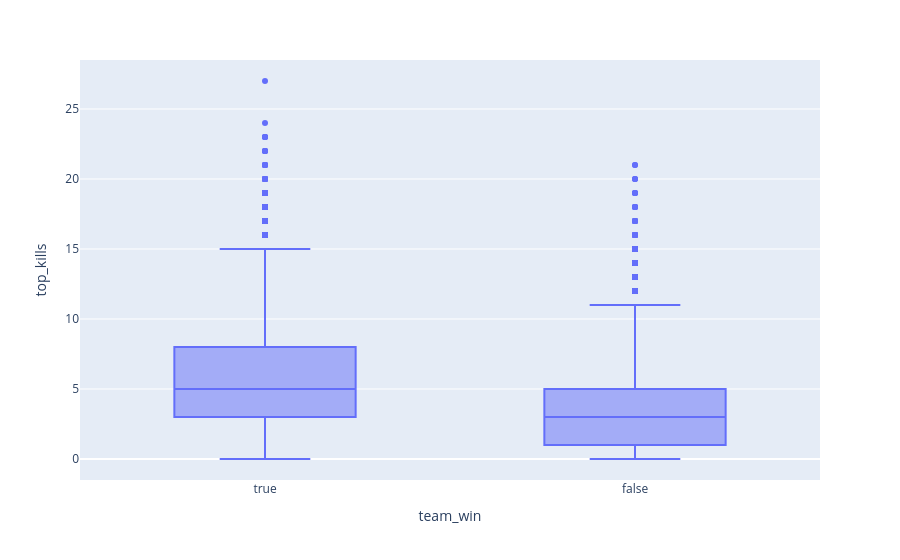

Source (notebook cell):
### Markdown cell above
<p>In general, this statistic is seen as a very big indicator of who wins a game, because whoever wins top lane can easily take objectives.

### Code cell
# this shows the distribution of the "top_kills" feature between win and loss matches
# in general, this is seen as a very big indicator of who wins a game
# because whoever wins top lane can easily take objectives
fig = px.box(matches_df, x="team_win", y="top_kills")
fig.show()

### Figure 1 — Plotly figure (JSON) as saved in the notebook; plotly's stock layout.template omitted (floating-point values rounded to 4 significant figures; data arrays with more than 128 entries replaced by an {"elided": "..."} marker saying what was removed)
{"data": [{"alignmentgroup": "True", "hovertemplate": "team_win=%{x}<br>top_kills=%{y}<extra></extra>", "legendgroup": "", "marker": {"color": "#636efa"}, "name": "", "notched": false, "offsetgroup": "", "orientation": "v", "showlegend": false, "type": "box", "x": {"elided": "41022 bool values"}, "x0": " ", "xaxis": "x", "y": {"elided": "41022 float values"}, "y0": " ", "yaxis": "y"}], "layout": {"boxmode": "group", "legend": {"tracegroupgap": 0}, "margin": {"t": 60}, "xaxis": {"anchor": "y", "domain": [0, 1], "title": {"text": "team_win"}}, "yaxis": {"anchor": "x", "domain": [0, 1], "title": {"text": "top_kills"}}}}
